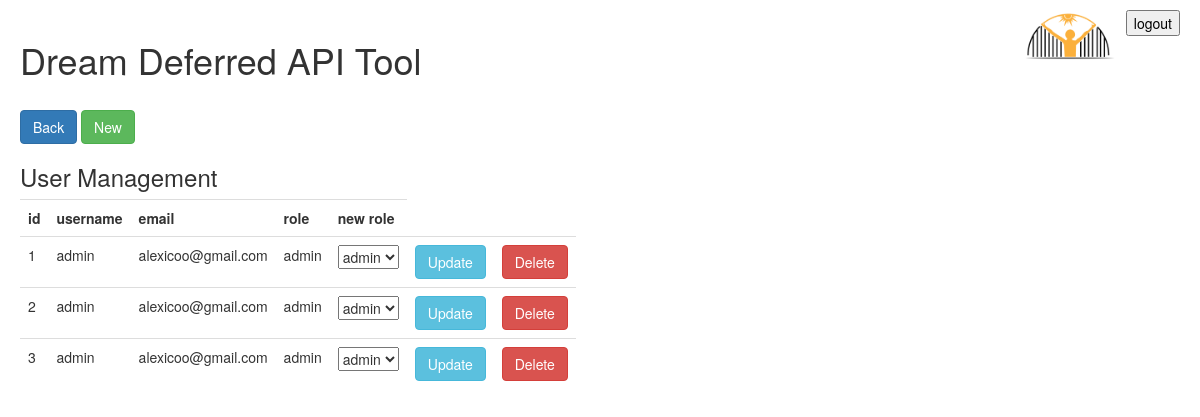
Page /users (signed in) on the earlier database version.
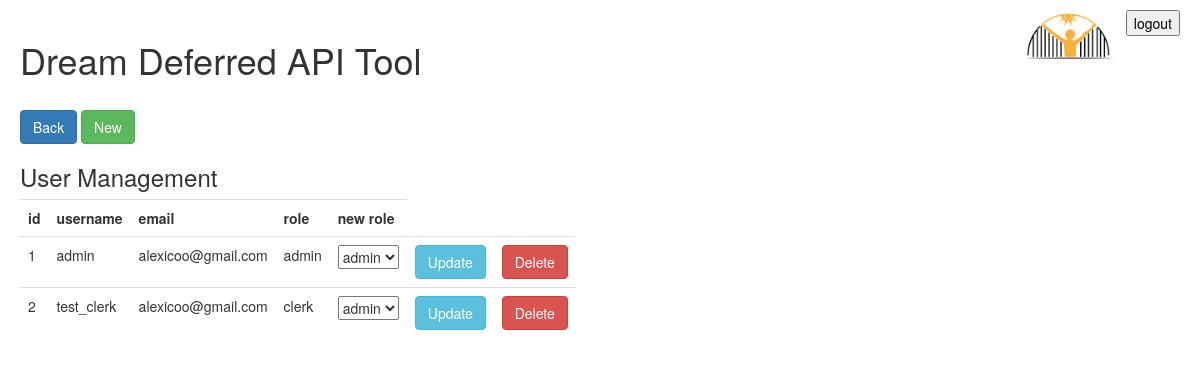
Same page on the later database version.
### tables this page shows
CREATE TABLE users (id INTEGER PRIMARY KEY, username text, password text, email text, role text);

### app.py (the view, shortened to what this page needs)
@app.route("/users", methods=['GET', 'POST'])
def users():
    if not(session.get('user')):
        return render_template("message.html", message="Please log in first", forward="/login")
    else:
        username = session.get('user')
    role = get_role(username)
    if role != 'admin':
        return render_template("message.html", message="Admin only !", forward="/")
    users = get_users()
    return render_template("user_management.html", users=users)

### db.py (called while the page is built)
def get_users():
    conn = sqlite3.connect("database.db")
    cur = conn.cursor()
    cur.execute("SELECT * FROM users")
    users = cur.fetchall()
    conn.close()
    return users

def get_role(username):
    conn = sqlite3.connect("database.db")
    cur = conn.cursor()
    cur.execute("SELECT role FROM users WHERE username=?",(username,))
    role = cur.fetchone()[0]
    conn.close()
    return role

### templates/user_management.html (shortened to what this page needs)
{% extends "layout.html" %}
{% block content %}
<div>
    {% if session['admin'] %}
        <br>
        <a href="{{url_for('home')}}"><button class="btn btn-primary">Back</button></a>
        <a href="{{url_for('new_user')}}"><button class="btn btn-success">New</button></a>
        <br>
        <form method="POST">
            <table class="table times_table"  width="400px">
                <tr><h3>User Management</h3></tr>
                <tr><th>id</th><th>username</th><th>email</th><th>role</th><th>new role</th></tr>
                {% for user in users %}
                <tr>
                    <td>{{user[0]}}</td><td>{{user[1]}}</td><td>{{user[3]}}</td><td>{{user[4]}}</td>
                    <td>
                        <select name="input_{{user[0]}}" id="role">
                        <option value="admin">admin</option>
                        </select>
                    </td>
                    <td><button value="{{user[0]}}" name="id" class="btn btn-info">Update</button></td>
                    <td><button value="{{user[0]}}" name="del" class="btn btn-danger">Delete</button></td>
                </tr>
                {% endfor %}
            </table>
        </form>
    {% else %}
        <h1>Admin only !</h1>
    {% endif %}
</div>
{% endblock %}

### templates/layout.html (shortened to what this page needs)
<!DOCTYPE html>
<html>
<head>
    <link rel="stylesheet" href="https://maxcdn.bootstrapcdn.com/bootstrap/3.3.7/css/bootstrap.min.css">
    <link rel="stylesheet" href="https://cdnjs.cloudflare.com/ajax/libs/font-awesome/4.7.0/css/font-awesome.min.css">
    <link rel="stylesheet" href="{{url_for('static', filename='style.css')}}">
</head>
<body>
    <h1>Dream Deferred API Tool</h1>
    <img class="logo" src="{{url_for('static', filename='dd_new_logo_2022_no_letters.png')}}" alt="logo">
    {% block content %}
    {% endblock %}
    <a href="{{url_for('logout')}}"><button id="logout_btn">logout</button></a>
</body>
</html>

### static/style.css (style rules this page uses)
body { padding: 20px; }
a { color: black; }
#logout_btn { display: inline-block; position: fixed; right: 20px; top: 10px; }
.times_table { width: 450px; border-collapse: collapse; }
.logo { width: 100px; height: auto; position: fixed; top: 10px; right: 80px; }

Differences in the rows shown:
removed users: id "3", username "admin", email "alexicoo@gmail.com", role "admin", id "admin"
changed users id 2: username "admin" → "test_clerk"; role "admin" → "clerk"
